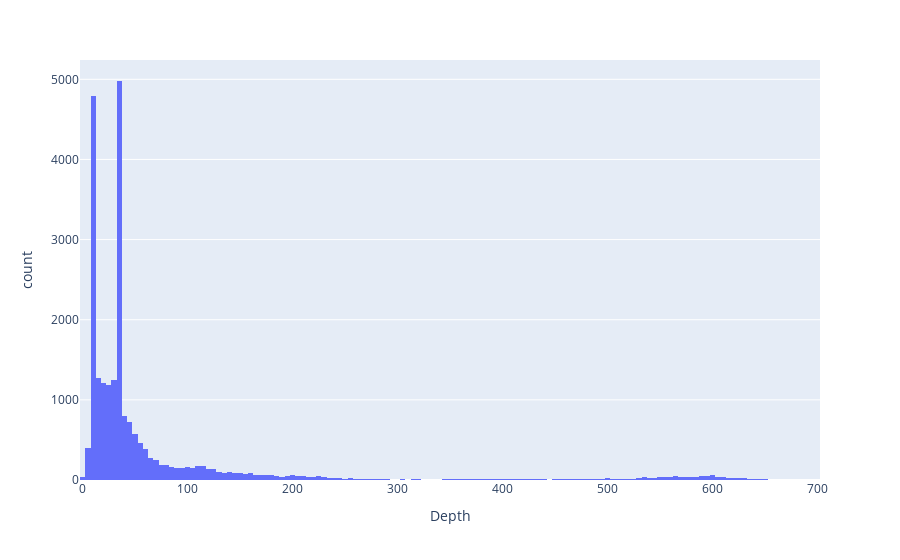

Source (notebook cell):
### Code cell
px.histogram(earthquakes, x = 'Depth')

### Figure 1 — Plotly figure (JSON) as saved in the notebook; plotly's stock layout.template omitted (floating-point values rounded to 4 significant figures; data arrays with more than 128 entries replaced by an {"elided": "..."} marker saying what was removed)
{"data": [{"alignmentgroup": "True", "bingroup": "x", "hovertemplate": "Depth=%{x}<br>count=%{y}<extra></extra>", "legendgroup": "", "marker": {"color": "#636efa", "pattern": {"shape": ""}}, "name": "", "offsetgroup": "", "orientation": "v", "showlegend": false, "type": "histogram", "x": {"elided": "23229 float values"}, "xaxis": "x", "yaxis": "y"}], "layout": {"barmode": "relative", "legend": {"tracegroupgap": 0}, "margin": {"t": 60}, "xaxis": {"anchor": "y", "domain": [0, 1], "title": {"text": "Depth"}}, "yaxis": {"anchor": "x", "domain": [0, 1], "title": {"text": "count"}}}}
